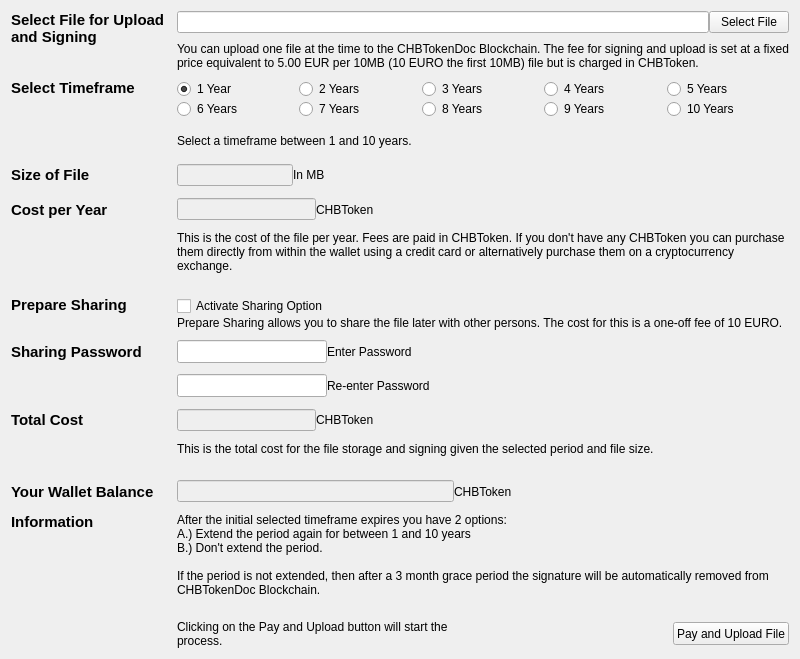
<?xml version="1.0" encoding="UTF-8"?>
<ui version="4.0">
 <class>UploadFileDialog</class>
 <widget class="QWidget" name="UploadFileDialog">
  <property name="geometry">
   <rect>
    <x>0</x>
    <y>0</y>
    <width>800</width>
    <height>659</height>
   </rect>
  </property>
  <property name="windowTitle">
   <string>CHBToken - Signing and Upload File</string>
  </property>
  <layout class="QGridLayout" name="gridLayout">
   <property name="horizontalSpacing">
    <number>12</number>
   </property>
   <property name="verticalSpacing">
    <number>9</number>
   </property>
   <item row="4" column="1">
    <layout class="QHBoxLayout" name="horizontalLayout_6">
     <item>
      <widget class="QLineEdit" name="sizeOfFile">
       <property name="enabled">
        <bool>false</bool>
       </property>
       <property name="cursorPosition">
        <number>0</number>
       </property>
       <property name="readOnly">
        <bool>false</bool>
       </property>
      </widget>
     </item>
     <item>
      <widget class="QLabel" name="label_15">
       <property name="text">
        <string>In MB</string>
       </property>
       <property name="margin">
        <number>5</number>
       </property>
      </widget>
     </item>
     <item>
      <spacer name="horizontalSpacer_9">
       <property name="orientation">
        <enum>Qt::Horizontal</enum>
       </property>
       <property name="sizeHint" stdset="0">
        <size>
         <width>40</width>
         <height>20</height>
        </size>
       </property>
      </spacer>
     </item>
     <item>
      <spacer name="horizontalSpacer_8">
       <property name="orientation">
        <enum>Qt::Horizontal</enum>
       </property>
       <property name="sizeHint" stdset="0">
        <size>
         <width>40</width>
         <height>20</height>
        </size>
       </property>
      </spacer>
     </item>
     <item>
      <spacer name="horizontalSpacer_7">
       <property name="orientation">
        <enum>Qt::Horizontal</enum>
       </property>
       <property name="sizeHint" stdset="0">
        <size>
         <width>40</width>
         <height>20</height>
        </size>
       </property>
      </spacer>
     </item>
     <item>
      <spacer name="horizontalSpacer_6">
       <property name="orientation">
        <enum>Qt::Horizontal</enum>
       </property>
       <property name="sizeHint" stdset="0">
        <size>
         <width>40</width>
         <height>20</height>
        </size>
       </property>
      </spacer>
     </item>
    </layout>
   </item>
   <item row="5" column="1">
    <layout class="QHBoxLayout" name="horizontalLayout_2">
     <item>
      <widget class="QLineEdit" name="costPerYear">
       <property name="enabled">
        <bool>false</bool>
       </property>
       <property name="cursorPosition">
        <number>0</number>
       </property>
      </widget>
     </item>
     <item>
      <widget class="QLabel" name="label_10">
       <property name="text">
        <string>CHBToken</string>
       </property>
       <property name="margin">
        <number>5</number>
       </property>
      </widget>
     </item>
     <item>
      <spacer name="horizontalSpacer_10">
       <property name="orientation">
        <enum>Qt::Horizontal</enum>
       </property>
       <property name="sizeHint" stdset="0">
        <size>
         <width>40</width>
         <height>20</height>
        </size>
       </property>
      </spacer>
     </item>
     <item>
      <spacer name="horizontalSpacer_4">
       <property name="orientation">
        <enum>Qt::Horizontal</enum>
       </property>
       <property name="sizeHint" stdset="0">
        <size>
         <width>40</width>
         <height>20</height>
        </size>
       </property>
      </spacer>
     </item>
     <item>
      <spacer name="horizontalSpacer">
       <property name="orientation">
        <enum>Qt::Horizontal</enum>
       </property>
       <property name="sizeHint" stdset="0">
        <size>
         <width>40</width>
         <height>20</height>
        </size>
       </property>
      </spacer>
     </item>
    </layout>
   </item>
   <item row="10" column="0">
    <widget class="QLabel" name="label_16">
     <property name="font">
      <font>
       <pointsize>11</pointsize>
       <weight>75</weight>
       <bold>true</bold>
      </font>
     </property>
     <property name="text">
      <string>Prepare Sharing</string>
     </property>
     <property name="alignment">
      <set>Qt::AlignLeading|Qt::AlignLeft|Qt::AlignTop</set>
     </property>
    </widget>
   </item>
   <item row="11" column="1">
    <layout class="QHBoxLayout" name="horizontalLayout_8">
     <item>
      <widget class="QLineEdit" name="passwordField1">
       <property name="maximumSize">
        <size>
         <width>150</width>
         <height>23</height>
        </size>
       </property>
       <property name="echoMode">
        <enum>QLineEdit::Password</enum>
       </property>
       <property name="cursorPosition">
        <number>0</number>
       </property>
      </widget>
     </item>
     <item>
      <widget class="QLabel" name="label_19">
       <property name="text">
        <string>Enter Password</string>
       </property>
       <property name="margin">
        <number>5</number>
       </property>
      </widget>
     </item>
     <item>
      <spacer name="horizontalSpacer_12">
       <property name="orientation">
        <enum>Qt::Horizontal</enum>
       </property>
       <property name="sizeHint" stdset="0">
        <size>
         <width>40</width>
         <height>20</height>
        </size>
       </property>
      </spacer>
     </item>
    </layout>
   </item>
   <item row="20" column="1">
    <layout class="QVBoxLayout" name="verticalLayout">
     <item>
      <widget class="QLabel" name="label_9">
       <property name="text">
        <string>After the initial selected timeframe expires you have 2 options:
A.) Extend the period again for between 1 and 10 years
B.) Don't extend the period.

If the period is not extended, then after a 3 month grace period the signature will be automatically removed from CHBTokenDoc Blockchain.
</string>
       </property>
       <property name="wordWrap">
        <bool>true</bool>
       </property>
      </widget>
     </item>
    </layout>
   </item>
   <item row="0" column="0" rowspan="2">
    <widget class="QLabel" name="label_2">
     <property name="font">
      <font>
       <pointsize>11</pointsize>
       <weight>75</weight>
       <bold>true</bold>
      </font>
     </property>
     <property name="text">
      <string>Select File for Upload and Signing</string>
     </property>
     <property name="alignment">
      <set>Qt::AlignLeading|Qt::AlignLeft|Qt::AlignTop</set>
     </property>
     <property name="wordWrap">
      <bool>true</bool>
     </property>
    </widget>
   </item>
   <item row="3" column="1">
    <widget class="QLabel" name="label_6">
     <property name="text">
      <string>Select a timeframe between 1 and 10 years.</string>
     </property>
     <property name="wordWrap">
      <bool>true</bool>
     </property>
    </widget>
   </item>
   <item row="13" column="0">
    <widget class="QLabel" name="label_4">
     <property name="font">
      <font>
       <pointsize>11</pointsize>
       <weight>75</weight>
       <bold>true</bold>
      </font>
     </property>
     <property name="text">
      <string>Total Cost</string>
     </property>
    </widget>
   </item>
   <item row="11" column="0">
    <widget class="QLabel" name="label_17">
     <property name="font">
      <font>
       <pointsize>11</pointsize>
       <weight>75</weight>
       <bold>true</bold>
      </font>
     </property>
     <property name="text">
      <string>Sharing Password</string>
     </property>
    </widget>
   </item>
   <item row="14" column="1">
    <widget class="QLabel" name="label_8">
     <property name="text">
      <string>This is the total cost for the file storage and signing given the selected period and file size.
</string>
     </property>
     <property name="wordWrap">
      <bool>true</bool>
     </property>
    </widget>
   </item>
   <item row="0" column="1">
    <layout class="QHBoxLayout" name="horizontalLayout_3">
     <item>
      <widget class="QLineEdit" name="fileName"/>
     </item>
     <item>
      <widget class="QPushButton" name="fileSelect">
       <property name="text">
        <string>Select File</string>
       </property>
      </widget>
     </item>
    </layout>
   </item>
   <item row="22" column="1">
    <layout class="QHBoxLayout" name="horizontalLayout_5">
     <item>
      <widget class="QLabel" name="label_12">
       <property name="text">
        <string>Clicking on the Pay and Upload button will start the process.</string>
       </property>
       <property name="wordWrap">
        <bool>true</bool>
       </property>
      </widget>
     </item>
     <item>
      <spacer name="horizontalSpacer_5">
       <property name="orientation">
        <enum>Qt::Horizontal</enum>
       </property>
       <property name="sizeHint" stdset="0">
        <size>
         <width>40</width>
         <height>20</height>
        </size>
       </property>
      </spacer>
     </item>
     <item>
      <widget class="QPushButton" name="payAndUpload">
       <property name="maximumSize">
        <size>
         <width>200</width>
         <height>23</height>
        </size>
       </property>
       <property name="text">
        <string>Pay and Upload File</string>
       </property>
      </widget>
     </item>
    </layout>
   </item>
   <item row="4" column="0">
    <widget class="QLabel" name="label_14">
     <property name="font">
      <font>
       <pointsize>11</pointsize>
       <weight>75</weight>
       <bold>true</bold>
      </font>
     </property>
     <property name="text">
      <string>Size of File</string>
     </property>
    </widget>
   </item>
   <item row="1" column="1">
    <widget class="QLabel" name="label_5">
     <property name="text">
      <string>You can upload one file at the time to the CHBTokenDoc Blockchain. The fee for signing and upload is set at a fixed price equivalent to 5.00 EUR per 10MB (10 EURO the first 10MB) file but is charged in CHBToken.</string>
     </property>
     <property name="wordWrap">
      <bool>true</bool>
     </property>
    </widget>
   </item>
   <item row="9" column="1">
    <widget class="QLabel" name="label_7">
     <property name="text">
      <string>This is the cost of the file per year. Fees are paid in CHBToken. If you don't have any CHBToken you can purchase them directly from within the wallet using a credit card or alternatively purchase them on a cryptocurrency exchange.
</string>
     </property>
     <property name="wordWrap">
      <bool>true</bool>
     </property>
    </widget>
   </item>
   <item row="20" column="0">
    <widget class="QLabel" name="label_13">
     <property name="font">
      <font>
       <pointsize>11</pointsize>
       <weight>75</weight>
       <bold>true</bold>
      </font>
     </property>
     <property name="text">
      <string>Information</string>
     </property>
     <property name="alignment">
      <set>Qt::AlignLeading|Qt::AlignLeft|Qt::AlignTop</set>
     </property>
    </widget>
   </item>
   <item row="2" column="1">
    <layout class="QHBoxLayout" name="horizontalLayout">
     <item>
      <layout class="QGridLayout" name="gridLayout_2">
       <item row="0" column="2">
        <widget class="QRadioButton" name="rB3Y">
         <property name="text">
          <string>3 Years</string>
         </property>
        </widget>
       </item>
       <item row="0" column="0">
        <widget class="QRadioButton" name="rB1Y">
         <property name="text">
          <string>1 Year</string>
         </property>
         <property name="checked">
          <bool>true</bool>
         </property>
        </widget>
       </item>
       <item row="0" column="3">
        <widget class="QRadioButton" name="rB4Y">
         <property name="text">
          <string>4 Years</string>
         </property>
        </widget>
       </item>
       <item row="0" column="1">
        <widget class="QRadioButton" name="rB2Y">
         <property name="text">
          <string>2 Years</string>
         </property>
        </widget>
       </item>
       <item row="0" column="4">
        <widget class="QRadioButton" name="rB5Y">
         <property name="text">
          <string>5 Years</string>
         </property>
        </widget>
       </item>
       <item row="1" column="0">
        <widget class="QRadioButton" name="rB6Y">
         <property name="text">
          <string>6 Years</string>
         </property>
        </widget>
       </item>
       <item row="1" column="1">
        <widget class="QRadioButton" name="rB7Y">
         <property name="text">
          <string>7 Years</string>
         </property>
        </widget>
       </item>
       <item row="1" column="2">
        <widget class="QRadioButton" name="rB8Y">
         <property name="text">
          <string>8 Years</string>
         </property>
        </widget>
       </item>
       <item row="1" column="3">
        <widget class="QRadioButton" name="rB9Y">
         <property name="text">
          <string>9 Years</string>
         </property>
        </widget>
       </item>
       <item row="1" column="4">
        <widget class="QRadioButton" name="rB10Y">
         <property name="text">
          <string>10 Years</string>
         </property>
        </widget>
       </item>
      </layout>
     </item>
    </layout>
   </item>
   <item row="13" column="1">
    <layout class="QHBoxLayout" name="horizontalLayout_4">
     <item>
      <widget class="QLineEdit" name="totalCost">
       <property name="enabled">
        <bool>false</bool>
       </property>
       <property name="cursorPosition">
        <number>0</number>
       </property>
      </widget>
     </item>
     <item>
      <widget class="QLabel" name="label_11">
       <property name="text">
        <string>CHBToken</string>
       </property>
       <property name="margin">
        <number>5</number>
       </property>
      </widget>
     </item>
     <item>
      <spacer name="horizontalSpacer_11">
       <property name="orientation">
        <enum>Qt::Horizontal</enum>
       </property>
       <property name="sizeHint" stdset="0">
        <size>
         <width>40</width>
         <height>20</height>
        </size>
       </property>
      </spacer>
     </item>
     <item>
      <spacer name="horizontalSpacer_3">
       <property name="orientation">
        <enum>Qt::Horizontal</enum>
       </property>
       <property name="sizeHint" stdset="0">
        <size>
         <width>40</width>
         <height>20</height>
        </size>
       </property>
      </spacer>
     </item>
     <item>
      <spacer name="horizontalSpacer_2">
       <property name="orientation">
        <enum>Qt::Horizontal</enum>
       </property>
       <property name="sizeHint" stdset="0">
        <size>
         <width>40</width>
         <height>20</height>
        </size>
       </property>
      </spacer>
     </item>
    </layout>
   </item>
   <item row="5" column="0">
    <widget class="QLabel" name="label_3">
     <property name="font">
      <font>
       <pointsize>11</pointsize>
       <weight>75</weight>
       <bold>true</bold>
      </font>
     </property>
     <property name="text">
      <string>Cost per Year</string>
     </property>
    </widget>
   </item>
   <item row="10" column="1">
    <layout class="QVBoxLayout" name="verticalLayout_3">
     <item>
      <widget class="QCheckBox" name="activateSharingOption">
       <property name="text">
        <string>Activate Sharing Option</string>
       </property>
      </widget>
     </item>
     <item>
      <widget class="QLabel" name="label_18">
       <property name="text">
        <string>Prepare Sharing allows you to share the file later with other persons. The cost for this is a one-off fee of 10 EURO.</string>
       </property>
      </widget>
     </item>
    </layout>
   </item>
   <item row="2" column="0">
    <widget class="QLabel" name="label">
     <property name="font">
      <font>
       <pointsize>11</pointsize>
       <weight>75</weight>
       <bold>true</bold>
      </font>
     </property>
     <property name="text">
      <string>Select Timeframe</string>
     </property>
     <property name="alignment">
      <set>Qt::AlignLeading|Qt::AlignLeft|Qt::AlignTop</set>
     </property>
     <property name="wordWrap">
      <bool>true</bool>
     </property>
    </widget>
   </item>
   <item row="12" column="1">
    <layout class="QHBoxLayout" name="horizontalLayout_9">
     <item>
      <widget class="QLineEdit" name="passwordField2">
       <property name="maximumSize">
        <size>
         <width>150</width>
         <height>23</height>
        </size>
       </property>
       <property name="inputMethodHints">
        <set>Qt::ImhHiddenText|Qt::ImhNoAutoUppercase|Qt::ImhNoPredictiveText|Qt::ImhSensitiveData</set>
       </property>
       <property name="echoMode">
        <enum>QLineEdit::Password</enum>
       </property>
       <property name="cursorPosition">
        <number>0</number>
       </property>
      </widget>
     </item>
     <item>
      <widget class="QLabel" name="label_20">
       <property name="text">
        <string>Re-enter Password</string>
       </property>
       <property name="margin">
        <number>5</number>
       </property>
      </widget>
     </item>
     <item>
      <spacer name="horizontalSpacer_13">
       <property name="orientation">
        <enum>Qt::Horizontal</enum>
       </property>
       <property name="sizeHint" stdset="0">
        <size>
         <width>40</width>
         <height>20</height>
        </size>
       </property>
      </spacer>
     </item>
    </layout>
   </item>
   <item row="15" column="0">
    <widget class="QLabel" name="label_21">
     <property name="font">
      <font>
       <pointsize>11</pointsize>
       <weight>75</weight>
       <bold>true</bold>
      </font>
     </property>
     <property name="text">
      <string>Your Wallet Balance</string>
     </property>
     <property name="wordWrap">
      <bool>true</bool>
     </property>
    </widget>
   </item>
   <item row="15" column="1">
    <layout class="QHBoxLayout" name="horizontalLayout_7">
     <item>
      <widget class="QLineEdit" name="walletBalance">
       <property name="enabled">
        <bool>false</bool>
       </property>
       <property name="cursorPosition">
        <number>0</number>
       </property>
      </widget>
     </item>
     <item>
      <widget class="QLabel" name="label_22">
       <property name="text">
        <string>CHBToken</string>
       </property>
       <property name="margin">
        <number>5</number>
       </property>
      </widget>
     </item>
     <item>
      <spacer name="horizontalSpacer_14">
       <property name="orientation">
        <enum>Qt::Horizontal</enum>
       </property>
       <property name="sizeHint" stdset="0">
        <size>
         <width>40</width>
         <height>20</height>
        </size>
       </property>
      </spacer>
     </item>
    </layout>
   </item>
  </layout>
 </widget>
 <tabstops>
  <tabstop>fileName</tabstop>
  <tabstop>fileSelect</tabstop>
  <tabstop>rB1Y</tabstop>
  <tabstop>rB2Y</tabstop>
  <tabstop>rB3Y</tabstop>
  <tabstop>rB4Y</tabstop>
  <tabstop>rB5Y</tabstop>
  <tabstop>rB6Y</tabstop>
  <tabstop>rB7Y</tabstop>
  <tabstop>rB8Y</tabstop>
  <tabstop>rB9Y</tabstop>
  <tabstop>rB10Y</tabstop>
  <tabstop>sizeOfFile</tabstop>
  <tabstop>costPerYear</tabstop>
  <tabstop>activateSharingOption</tabstop>
  <tabstop>passwordField1</tabstop>
  <tabstop>passwordField2</tabstop>
  <tabstop>totalCost</tabstop>
  <tabstop>walletBalance</tabstop>
  <tabstop>payAndUpload</tabstop>
 </tabstops>
 <resources/>
 <connections/>
</ui>
